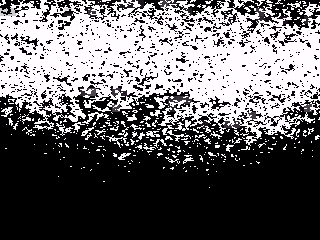
//> input picture frame 5 of test.avi, 320 x 240 px, given in place of the camera
$ ./cvtest   (built with g++ and OpenCV 4)
//> lines starting //> are read from the running program, lines starting //| are printed output that depends on the picture
### cv.cpp
#include <cassert>
#include <fstream>
#include <math.h>
#include <utility>
#include <vector>
#include <iostream>
#include <time.h>
#include <string>
#include "opencv2/opencv.hpp"

#define REP(i,n) for(int i=0;i<n;i++)
#define mp std::make_pair
#define pb push_back

using namespace cv;

const double distA=6.8327;
const double distB=0.0062;
const int distR=240;
const int distC=320;
typedef std::pair<double,double> pdd;
typedef std::pair<int,int> pii;

// [33 lines left out: functions getDist, getOldDist, not called in this run]
void downSize(Mat& inFrame, Mat& outFrame)
{
	resize(inFrame, outFrame, Size(), 0.5, 0.5, INTER_NEAREST);
}
// [4 lines left out: function hsv, not called in this run]
void maxFilter(Mat& frame, std::vector<int> inds)
{
	int* mnblue=new int[frame.cols];
	REP(i,frame.cols) mnblue[i]=frame.rows;
	REP(i,frame.rows)
	{
		REP(j,frame.cols)
		{
			bool set=false;
			Vec3b& cur=frame.at<Vec3b>(i,j);
			for(int k=0;k<inds.size()&&!set;k++)
			{
				int ind=inds[k];
				double multA,multB;
				bool Y=false;
				if(ind==0) multA=1.22,multB=1.5;
				if(ind==1) multA=multB=1.1;
				if(ind==2) multA=multB=1.1;
				if(ind==3) Y=true,ind=1,multA=0.8,1.12;
				if(ind==4) Y=true,ind=2,multA=0.6,1.05;
				if(cur[ind]>75&&cur[ind]>multA*cur[(ind+1)%3]&&cur[ind]>multB*cur[(ind+2)%3])
				{
					set=true;
					cur[ind]=255;
					cur[(ind+1)%3]=Y?255:0;
					cur[(ind+2)%3]=0;
					if(ind==0) mnblue[j]=min(mnblue[j],i);
				}
			}
			if(!set)
			{
				cur[0]=cur[1]=cur[2]=0;
			}
		}
	}
	REP(i,frame.cols) if(mnblue[i]==frame.rows) mnblue[i]=0;
	REP(j,frame.cols) for(int i=0;i<mnblue[j];i++)
	{
		Vec3b& cur =frame.at<Vec3b>(i,j);
		cur[0]=cur[1]=cur[2]=0;
	}
}
// [23 lines left out: function maxFilter, not called in this run]
int** comp; std::vector<std::pair<double,double> > cents; int currentComp;
int dimR, dimC, toti, totj;
int dx[]={1,-1,0,0};
int dy[]={0,0,1,-1};
// [9 lines left out: function check, not called in this run]
bool check(int i, int j, Mat &inFrame, int ind1, int ind2)
{
	if(i<0||i>=dimR) return false;
	if(j<0||j>=dimC) return false;
	Vec3b &cur=inFrame.at<Vec3b>(i,j);
	if(cur[ind1]==0) return false;
	if(cur[ind2]==0) return false;
	if(comp[i][j]==-1) return true;
	return false;
}
// [32 lines left out: functions checkin, dfs, dfs, not called in this run]
struct centers
{
	double dist;
	double angle;
	int type;
};
// [50 lines left out: function fill, not called in this run]
void fill(Mat &inFrame,int ind1, int ind2)
{
	comp=new int*[inFrame.rows];
	cents.resize(0);
	currentComp=0;
	dimR=inFrame.rows, dimC=inFrame.cols;
	//std::cout<<dimR<<" "<<dimC<<std::endl;
	REP(i,inFrame.rows)
	{
		comp[i]=new int[inFrame.cols];
		REP(j,inFrame.cols) comp[i][j]=-1;
	}
	vector<int> fcomp;
	REP(i,inFrame.rows) REP(j,inFrame.cols)
	{
		if(!check(i,j,inFrame,ind1,ind2)) continue;
		toti=0,totj=0;
		int ar=dfs(i,j,inFrame,ind1,ind2);
		int ci=toti/((double)ar);
		int cj=totj/((double)ar);
		if(ar>=400)
		{
			fcomp.pb(currentComp);
			cents.pb(mp(ci,cj));
		}
		currentComp++;
	}
	REP(i,inFrame.rows) REP(j,inFrame.cols)
	{
		bool in=false;
		REP(k,fcomp.size() )
		{
			if(comp[i][j]==fcomp[k]) in=true;
		}
		if(!in)
		{
			Vec3b& cur =inFrame.at<Vec3b>(i,j);
			cur[0]=cur[1]=cur[2]=0;
		}
	}
}
// [21 lines left out: functions brigChange, edgeDetect, not called in this run]
vector<Vec4i> hough(Mat &inFrame)
{
	const int edgeThresh=5;
	Mat gray,edge,blu;
	cvtColor(inFrame, gray, COLOR_BGR2GRAY);
	blur(gray, blu, Size(3,3));
	Canny(blu, edge, edgeThresh, edgeThresh*3, 3);
	vector<Vec4i> lines;
	HoughLinesP(edge, lines, 1, CV_PI/3600.0, 35, 40, 30 );
	//std::cout<<std::endl<<std::endl<<"HOUGHING"<<std::endl;
	for( size_t i = 0; i < lines.size(); i++ )
	{
		Vec4i l = lines[i];
		//std::cout<<l[0]<<","<<l[1]<<" "<<l[2]<<","<<l[3]<<std::endl;
	}
	return lines;
	//out.create(inFrame.size(),inFrame.type());
	//out= Scalar::all(0);G
	//inFrame.copyTo(out,edge);
}
// [48 lines left out: functions angle, inter, bundle, not called in this run]
struct interior
{
	bool init;
	pdd point;
	Vec4i a,b;
};
// [54 lines left out: functions add, procHough, not called in this run]

### cvtest.cpp
#include <cassert>
#include "data.cpp"
#include <math.h>
#include <utility>
#include <vector>
#include <iostream>
#include <time.h>
#include <string>
#include "opencv2/opencv.hpp"
#include "cv.cpp"

#define REP(i,n) for(int i=0;i<n;i++)
#define mp std::make_pair
#define pb push_back

using namespace cv;

int main()
{
	VideoCapture cap(0);
	assert(cap.isOpened());
	Mat testFrame;
	cap >> testFrame;
//> testFrame is the input picture: 240 rows x 320 cols, CV_8UC3; mean B, G, R 102.6, 100.6, 102.3

	Mat testOut,testEdge;

	downSize(testFrame, testOut);
//> in downSize, `resize(inFrame, outFrame, Size(), 0.5, 0.5, INTER_NEAREST);`:
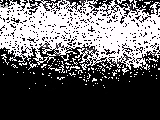
//> outFrame: 120 rows x 160 cols, CV_8UC3; mean B, G, R 102.4, 100.4, 102.1
	Size outSize = Size(testOut.cols, testOut.rows);
//> outSize = Size(160, 120)

	//testEdge=hough(testOut);
	//Size edgeSize=Size(testEdge.cols,testEdge.rows);

	VideoWriter outVid("test.avi", CV_FOURCC('M','P','4','2'),10,outSize,true);
	VideoWriter recVid("rec.avi", CV_FOURCC('M','P','4','2'),10,outSize,true);
	//VideoWriter edgeVid("edge.avi", CV_FOURCC('M','P','4','2'),10,edgeSize,false);
	assert(outVid.isOpened());
	std::vector<int> inds;
	int N,m; std::cin>>N;
//> the answer given: 3
	REP(i,N)
	{
		std::cin>>m;
		inds.pb(m);
	}
//> this loop made 3 passes; the answer given on pass 1: 3
	//inds.pb(3);
	for (int i = 0; i < 20; ++i)
	{
		Mat in;
		cap >> in;
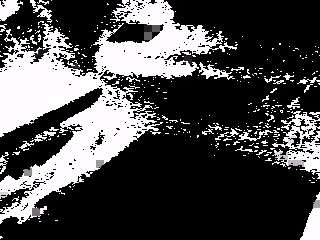
//> input picture frame 6 of test.avi, 320 x 240 px, given in place of the camera
//> in is the input picture: 240 rows x 320 cols, CV_8UC3; mean B, G, R 75.4, 74.2, 75.2
		std::cout << "Grabbed frame" << std::endl;

		Mat frame;
		downSize(in,frame); //downsized
//> in downSize (call 2), `resize(inFrame, outFrame, Size(), 0.5, 0.5, INTER_NEAREST);`:
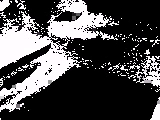
//> outFrame: 120 rows x 160 cols, CV_8UC3; mean B, G, R 75.6, 74.3, 75.4
		recVid << frame; //recorded raw video

		maxFilter(frame,inds);
//> after the loop in maxFilter, `REP(i,frame.rows)`: frame: 120 rows x 160 cols, CV_8UC3; every value is 0
//> inds = [3, 3, 3]
		fill(frame,0,2);
//> after the loop in fill, `REP(i,inFrame.rows) REP(j,inFrame.cols)`: toti = 0

		vector<Vec4i> lines=hough(frame);
//> in hough, `cvtColor(inFrame, gray, COLOR_BGR2GRAY);`: gray: 120 rows x 160 cols, CV_8UC1; every value is 0
//> in hough, `HoughLinesP(edge, lines, 1, CV_PI/3600.0, 35, 40, 30 );`: lines = empty
//> (the run ends here: the program needs code that is not available in this run, at `procHough(lines,frame);`)

$ run again, starting later in the video
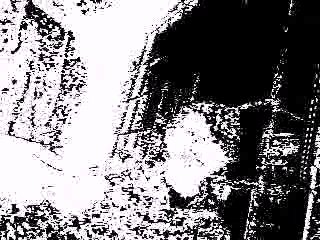
//> input picture frame 22 of test.avi, 320 x 240 px, given in place of the camera
//> testFrame is the input picture: 240 rows x 320 cols, CV_8UC3; mean B, G, R 132.8, 129.6, 132.4
//> the loop `REP(i,N)` made 3 passes; the answer given on pass 1: 3
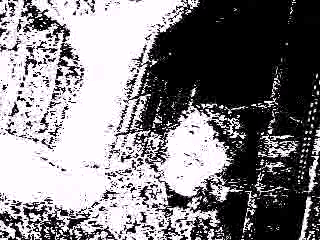
//> input picture frame 23 of test.avi, 320 x 240 px, given in place of the camera
//> in is the input picture: 240 rows x 320 cols, CV_8UC3; mean B, G, R 131.1, 127.8, 130.6
//> in downSize (call 2), `resize(inFrame, outFrame, Size(), 0.5, 0.5, INTER_NEAREST);`:
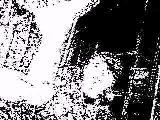
//> outFrame: 120 rows x 160 cols, CV_8UC3; mean B, G, R 131.6, 128.3, 131.1
//> inds = [3, 3, 3]
//> after the loop in fill, `REP(i,inFrame.rows) REP(j,inFrame.cols)`: toti = 0
//> gray: 120 rows x 160 cols, CV_8UC1; every value is 0
//> lines = empty

$ run again, starting later in the video
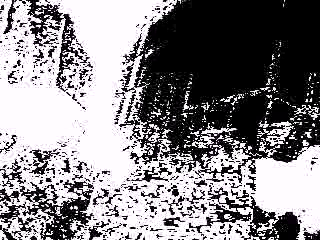
//> input picture frame 40 of test.avi, 320 x 240 px, given in place of the camera
//> testFrame is the input picture: 240 rows x 320 cols, CV_8UC3; mean B, G, R 136.4, 133.2, 135.9
//> the loop `REP(i,N)` made 3 passes; the answer given on pass 1: 3
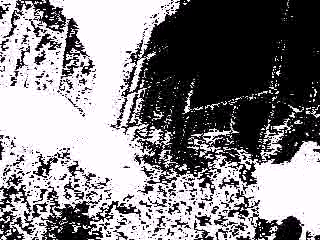
//> input picture frame 41 of test.avi, 320 x 240 px, given in place of the camera
//> in is the input picture: 240 rows x 320 cols, CV_8UC3; mean B, G, R 134.2, 131, 133.7
//> in downSize (call 2), `resize(inFrame, outFrame, Size(), 0.5, 0.5, INTER_NEAREST);`:
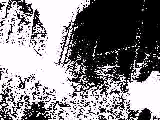
//> outFrame: 120 rows x 160 cols, CV_8UC3; mean B, G, R 134.5, 131.3, 134.1
//> inds = [3, 3, 3]
//> after the loop in fill, `REP(i,inFrame.rows) REP(j,inFrame.cols)`: toti = 0
//> gray: 120 rows x 160 cols, CV_8UC1; every value is 0
//> lines = empty
